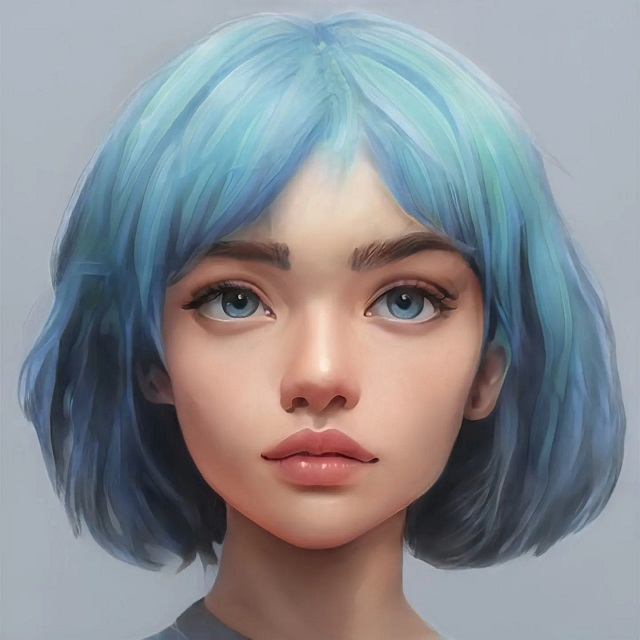
#> input picture photos/7.jpg, 640 x 640 px
$ python Contours.py
#> lines starting #> are read from the running program, lines starting #| are printed output that depends on the picture; after the words box and inside, x2 and y2 are one past the last pixel; in counts of white or black regions, pixels touching at a corner belong together
import cv2 as cv
import numpy as np

''' Contous are basically the boundries of objects.( the line ouccre along the boundry of the objects) '''
img = cv.imread('photos/7.jpg')
#> img is the input picture: shape (640, 640, 3); mean B, G, R 145.8, 140.4, 137.8
# cv.imshow("image",img)


gray = cv.cvtColor(img,cv.COLOR_BGR2GRAY)
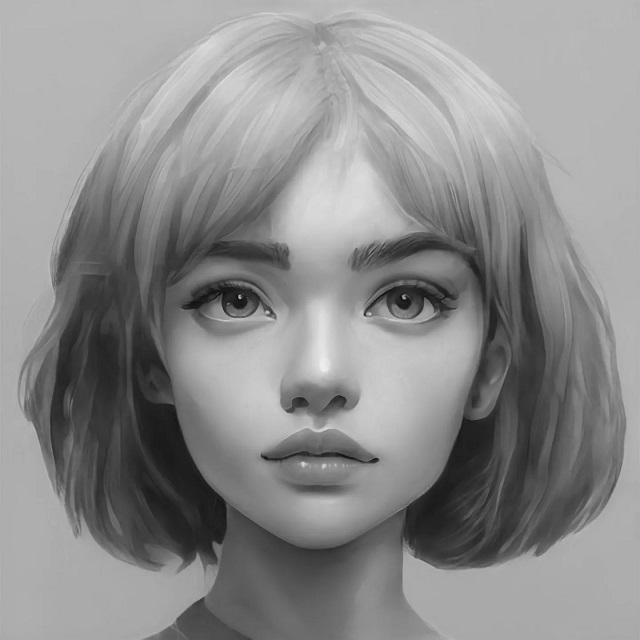
#> gray: shape (640, 640); min 5, max 239, mean 140.2
cv.imshow('Gray',gray)

blur = cv.GaussianBlur(img,(5,5),cv.BORDER_DEFAULT)
cv.imshow('Blur',blur)

canny = cv.Canny(img,125,175)
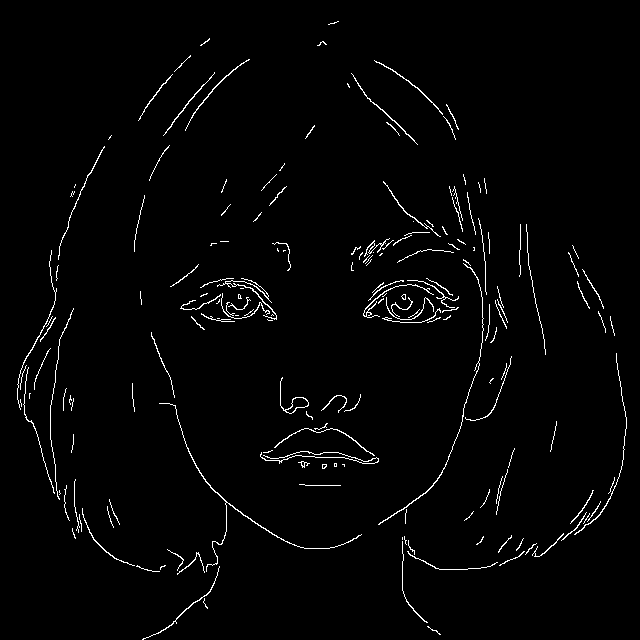
#> canny: shape (640, 640); 1.9% white in thin lines or dots
cv.imshow('Canny',canny)

''' Threashold, Binirize the image (if the binary in the image is zero it will be black else white) '''
ret, thresh = cv.threshold(gray,125,255,cv.THRESH_BINARY)
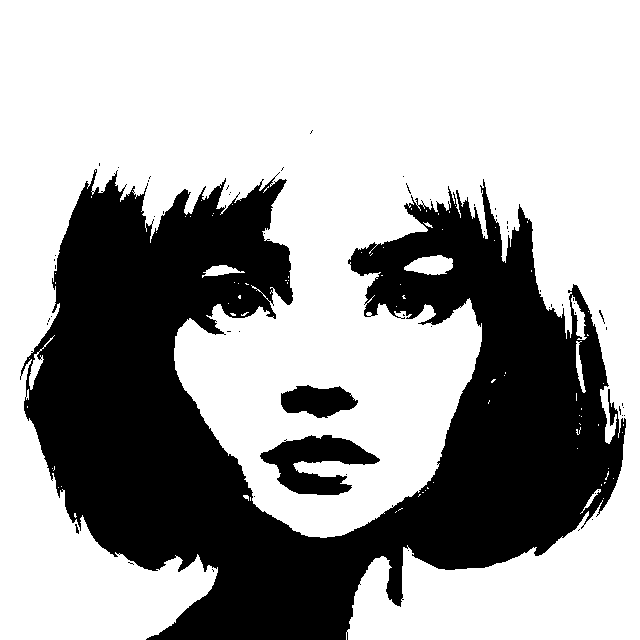
#> thresh: shape (640, 640); 64.7% white; 59 black regions (54 under 20 px)
cv.imshow('Tresh',thresh)

contorus, hierarchies = cv.findContours(canny,cv.RETR_LIST, cv.CHAIN_APPROX_SIMPLE)
#> contorus = 190 contours, 167 with area under 20; largest, box (x1, y1, x2, y2) and area: (280, 377, 309, 414) 196, (285, 397, 309, 414) 174, (159, 403, 362, 572) 95, (378, 263, 484, 525) 66, (217, 278, 277, 320) 52
print(f'{contorus} found...!')
#> (printed output is left out)

''' To draw those controus on a blank image'''

blank = np.zeros(img.shape,dtype='uint8')

cv.drawContours(blank,contorus,-1,(0,255,0),1)
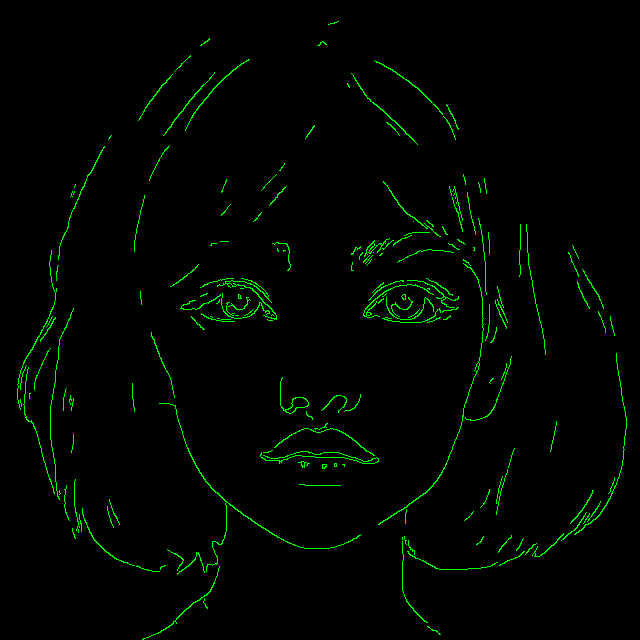
#> blank: shape (640, 640, 3); mean of channels 0, 1, 2 0, 5, 0; drawn as B, G, R
cv.imshow('Controus on blank image',blank)


cv.waitKey(0)

$ run again, with photos/2.jpg copied over photos/7.jpg
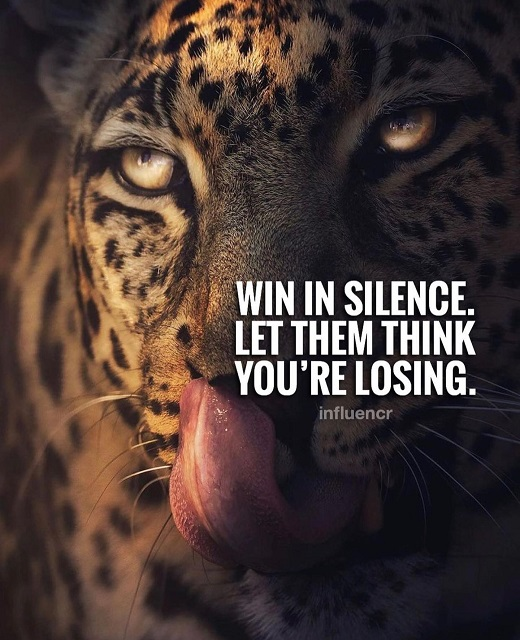
#> input picture photos/2.jpg, 520 x 640 px
#> img is the input picture: shape (640, 520, 3); mean B, G, R 53.5, 57.8, 73.6
#> `canny = cv.Canny(img,125,175)`:
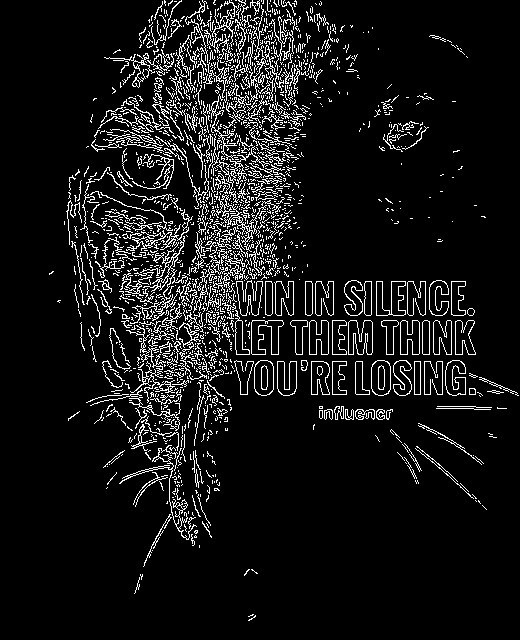
#> canny: shape (640, 520); 8.4% white in thin lines or dots, all inside (x1, y1, x2, y2) = (49, 0, 519, 621)
#> thresh: shape (640, 520); 11.5% white; 885 white regions (801 under 20 px)
#> contorus = 2018 contours, 1856 with area under 20; largest, box (x1, y1, x2, y2) and area: (126, 224, 189, 300) 688, (348, 320, 373, 355) 638, (251, 320, 284, 355) 633, (348, 320, 373, 355) 629, (251, 320, 284, 355) 623
#> (printed output is left out)
#> `cv.drawContours(blank,contorus,-1,(0,255,0),1)`:
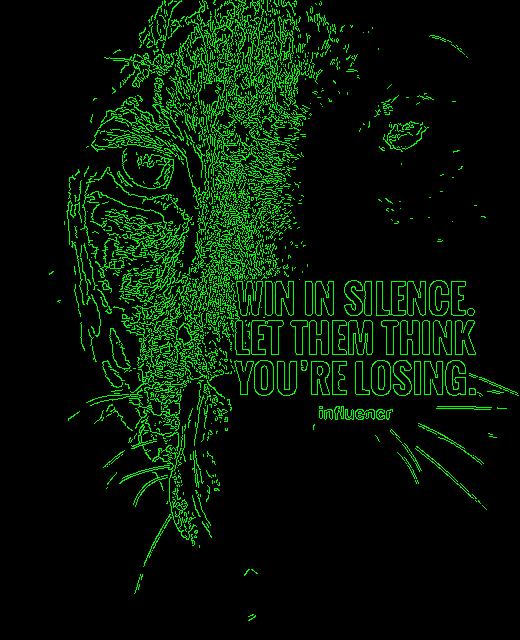
#> blank: shape (640, 520, 3); mean of channels 0, 1, 2 0, 21.5, 0; drawn as B, G, R

$ run again, with photos/3.jpg copied over photos/7.jpg
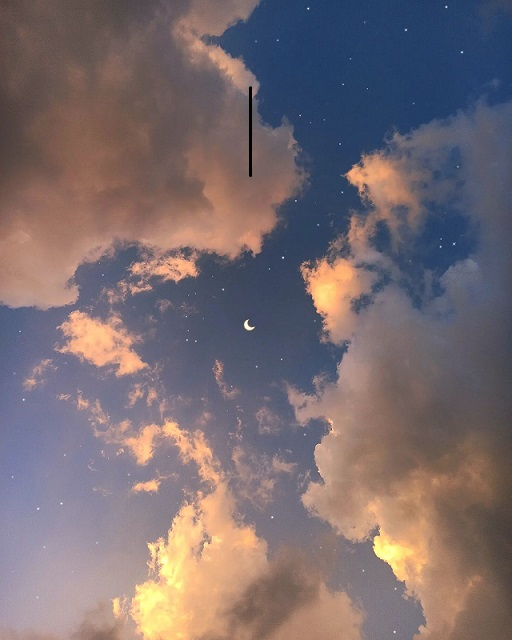
#> input picture photos/3.jpg, 512 x 640 px
#> img is the input picture: shape (640, 512, 3); mean B, G, R 112, 108.3, 121.8
#> canny: shape (640, 512); 2.4% white in thin lines or dots
#> `ret, thresh = cv.threshold(gray,125,255,cv.THRESH_BINARY)`:
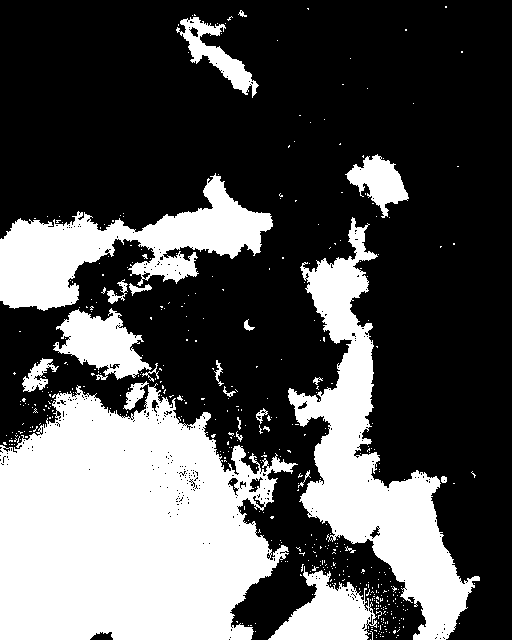
#> thresh: shape (640, 512); 33.2% white; 478 white regions (454 under 20 px)
#> contorus = 512 contours, 486 with area under 20; largest, box (x1, y1, x2, y2) and area: (241, 86, 253, 177) 293, (248, 86, 253, 177) 288, (299, 257, 330, 337) 198, (340, 152, 389, 208) 103, (128, 544, 166, 630) 82
#> (printed output is left out)
#> `cv.drawContours(blank,contorus,-1,(0,255,0),1)`:
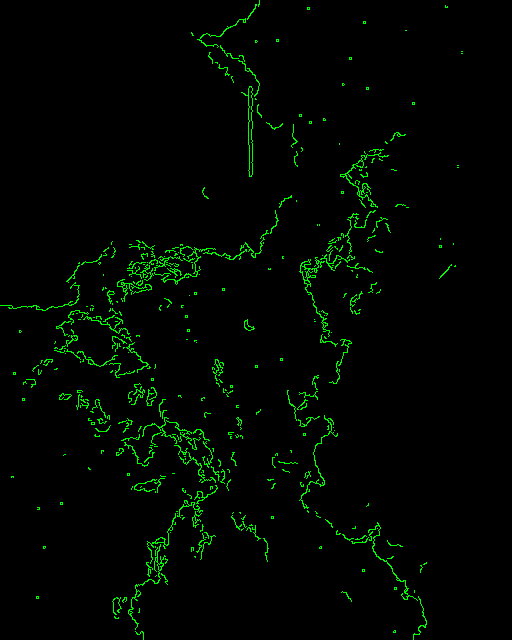
#> blank: shape (640, 512, 3); mean of channels 0, 1, 2 0, 6.1, 0; drawn as B, G, R
